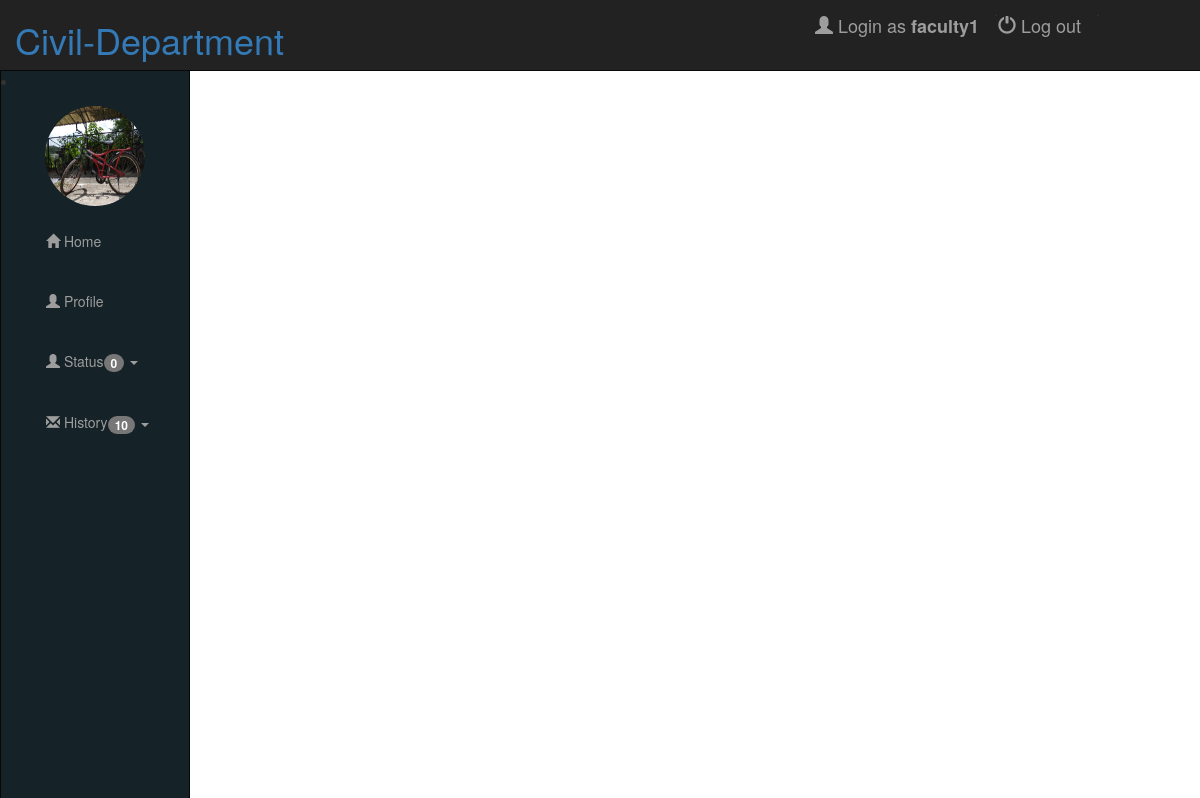
Page /faculty/dash_board (signed in) on the committed database.
### leave/models.py (models this page shows, shortened)
class User(AbstractUser):
    is_student = models.BooleanField(default=False)
    is_faculty = models.BooleanField(default=False)
    is_office = models.BooleanField(default=False)
    is_dppc = models.BooleanField(default=False)
    is_hod = models.BooleanField(default=False)

class Faculty(models.Model):
    user = models.OneToOneField(User, on_delete=models.CASCADE, related_name='facultys')
    Name = models.CharField(max_length=200, blank=True, default="")
    profile_pic = models.ImageField(upload_to='faculty', blank=True, null=True, default=" ")
    faculty_id = models.CharField(max_length=128, blank=False)
    webmail = models.CharField(max_length=128, blank=False)
    mob_num = models.CharField(max_length=128, blank=False)

### leave/views/faculty.py (the view)
# urls.py: path('dash_board', faculty.faculty_dash_board, name='fac_dash_board'),
@login_required
@faculty_required
def faculty_dash_board(request):
    TaStudent = Student.objects.all().filter(TA_instructor=request.user)
    TaLength = ApplyLeave.objects.all().filter(Q(Flag=1) & Q(LeaveId__in=TaStudent)).count()
    SvStudent = Student.objects.all().filter(Q(Supervisor_1=request.user))
    SvLength = ApplyLeave.objects.all().filter(Q(Flag=2) & Q(LeaveId__in=SvStudent)).count()
    SvHistory = ApplyLeave.objects.all().filter(Q(Flag=5) & Q(LeaveId__in=SvStudent)).order_by('-pk').count()
    TaHistory = ApplyLeave.objects.all().filter(Q(Flag=5) & Q(LeaveId__in=TaStudent)).order_by('-pk').count()
    try:
        user_obj = Faculty.objects.get(user=request.user)
        return render(request, 'faculty/faculty_dashboard.html', {'user_obj': user_obj,
                                                                  'TaLength': TaLength,
                                                                  'SvLength': SvLength,
                                                                  'TaHistory': TaHistory,
                                                                  'SvHistory': SvHistory,
                                                                  })
    except:
        return redirect('faculty:fac_profile')

### templates/faculty/faculty_dashboard.html (shortened to what this page needs)
<!DOCTYPE html>
{% extends "base.html" %}
{% load staticfiles %}
{% block body_block %}
    <div class="navbar navbar-inverse navbar-fixed-left">
    {% if user_obj.profile_pic %}
    <li><img src="{{ user_obj.profile_pic.url}}" class="img-circle" height="100" width="100"></li>
    {% else %}
    <li><img src="#" class="img-circle" height="100" width="100"></li>
    {% endif %}
    <ul class="nav navbar-nav">
        <li><a href="{% url 'faculty:fac_dash_board' %}"><span class="glyphicon glyphicon-home"></span>  Home</a></li>
        <li><a href="{% url 'faculty:edit_profile' user.id %}"><span class="glyphicon glyphicon-user"></span>  Profile</a></li>
        <li class="dropdown"><a href="#" class="dropdown-toggle" data-toggle="dropdown">
            <span class="glyphicon glyphicon-user"></span>
            Status<span class="badge">{{TaLength|add:SvLength}}</span>
            <span class="caret"></span></a>
        </li>
        <li class="dropdown"><a href="#" class="dropdown-toggle" data-toggle="dropdown"><span class="glyphicon glyphicon-envelope"></span>
            History<span class="badge">{{ TaHistory|add:SvHistory}}</span>
            <span class="caret"></span></a>
        </li>
    </ul>
</div>
{% endblock %}

### templates/header.html (shortened to what this page needs)
<nav class="navbar navbar-inverse navbar-fixed-top">
    <div class="container-fluid">
        <div class="row">
            <div class=" col-md-6 ">
                <div class="navbar-header">
                    <div class="col-6">
                        <h1 class="logo">
                            <a href="{% url 'home' %}">Civil-Department</a>
                        </h1>
                    </div>
                </div>
            </div>
            <div class=" col-md-5 ">
            <ul class="nav navbar-nav navbar-right">
                {% if user.is_authenticated %}
                    <li><a href="#" class="navbar-brand" role="button">
                        <span class="glyphicon glyphicon-user" aria-hidden="true"></span>&nbsp;Login as
                        <strong>{{ user.username }}</strong></a>.
                    </li>
                    <li><a href="{% url 'logout' %}" class="navbar-brand" role="button">
                        <span class="glyphicon glyphicon-off" aria-hidden="true"></span>&nbsp;Log out</a>.
                    </li>
                {% endif %}
            </ul>
            </div>
        </div>
</nav>

### static/css/style.css (style rules this page uses)
.container .navbar-fixed-left { width: 190px; position: fixed; border-radius: 0; height: 100%; left: 0px; background: #152227; }
.container .navbar-fixed-left .img-circle { margin-top: 15px; }
.container .navbar-fixed-left .navbar-nav > li { float: none; width: 149px; position:center; margin-left: 30px; margin-top: 10px; }
img { display: block; margin-left: auto; margin-right: auto; }

### rows in the picture
User: username "faculty1"
Faculty: profile_pic (picture)

### other values in the picture
{{ TaLength|add:SvLength }} "0"
{{ TaHistory|add:SvHistory }} "10"
